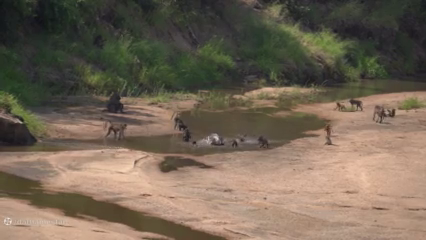
#> input picture frame 307 of videos/1.mp4, 426 x 240 px, given in place of slow_traffic_small.mp4, which was not available
$ jupyter execute s9-3_meanshift-and-camshift.ipynb
#> lines starting #> are read from the running program, lines starting #| are printed output that depends on the picture; after the words box and inside, x2 and y2 are one past the last pixel; in counts of white or black regions, pixels touching at a corner belong together; pictures that were not available may be replaced by others from this repository, and a replacement may not be noted
[cell 1]
import cv2 as cv
import numpy as np
import matplotlib.pyplot as plt

[cell 2]
cap = cv.VideoCapture('../../../class.vision/videos/slow_traffic_small.mp4')
# take first frame of the video
ret,frame = cap.read()
#> frame is the input picture: shape (240, 426, 3); mean B, G, R 85.5, 101.6, 115.4
# setup initial location of window
x, y, w, h = 300, 200, 100, 50 # simply hardcoded the values
track_window = (x, y, w, h)
# set up the ROI for tracking
roi = frame[y:y+h, x:x+w]
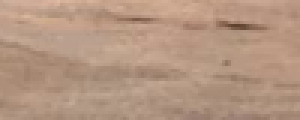
#> roi: shape (40, 100, 3) (shown 3 times larger); mean B, G, R 129.8, 150.1, 180.8
hsv_roi =  cv.cvtColor(roi, cv.COLOR_BGR2HSV)
#> hsv_roi: shape (40, 100, 3); mean H, S, V 11.9, 72.1, 180.8
mask = cv.inRange(hsv_roi, np.array((0., 60.,32.)), np.array((180.,255.,255.)))
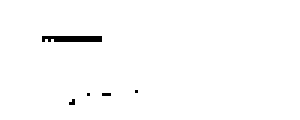
#> mask: shape (40, 100) (shown 3 times larger); 98.9% white; black in thin lines or dots, all inside (x1, y1, x2, y2) = (14, 12, 46, 35)
roi_hist = cv.calcHist([hsv_roi],[0],mask,[180],[0,180])
#> roi_hist = 180 values, max 2149 at index 12, min 0 at index 0, mean 21.97
cv.normalize(roi_hist,roi_hist,0,255,cv.NORM_MINMAX)
# Setup the termination criteria, either 10 iteration or move by at least 1 pt
term_crit = ( cv.TERM_CRITERIA_EPS | cv.TERM_CRITERIA_COUNT, 10, 1 )
while True:
    ret, frame = cap.read()
    if ret == True:
        hsv = cv.cvtColor(frame, cv.COLOR_BGR2HSV)
#> hsv: shape (240, 426, 3); mean H, S, V 31.2, 64.4, 117.5
        dst = cv.calcBackProject([hsv],[0],roi_hist,[0,180],1)
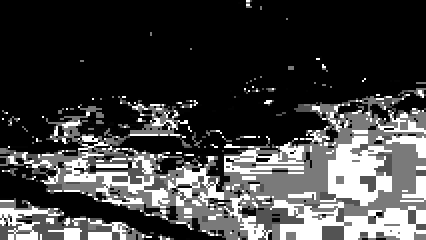
#> dst: shape (240, 426); min 0, max 255, mean 64.6
        # apply meanshift to get the new location
        ret, track_window = cv.meanShift(dst, track_window, term_crit)
#> ret = 10; track_window = (290, 200, 100, 40)
        # Draw it on image
        x,y,w,h = track_window
#> x = 290; y = 200; w = 100; h = 40
        img2 = cv.rectangle(frame, (x,y), (x+w,y+h), 255,2)
        cv.imshow('img2',img2)
        k = cv.waitKey(30) & 0xff
#> (key Esc is pressed here)
        if k == 27:
            break
    else:
        break

cv.destroyAllWindows()

[cell 3]
cap = cv.VideoCapture('../../../class.vision/videos/slow_traffic_small.mp4')

# take first frame of the video
ret,frame = cap.read()
# setup initial location of window
x, y, w, h = 300, 200, 100, 50 # simply hardcoded the values
track_window = (x, y, w, h)
# set up the ROI for tracking
roi = frame[y:y+h, x:x+w]
hsv_roi =  cv.cvtColor(roi, cv.COLOR_BGR2HSV)
mask = cv.inRange(hsv_roi, np.array((0., 60.,32.)), np.array((180.,255.,255.)))
roi_hist = cv.calcHist([hsv_roi],[0],mask,[180],[0,180])
cv.normalize(roi_hist,roi_hist,0,255,cv.NORM_MINMAX)
# Setup the termination criteria, either 10 iteration or move by at least 1 pt
term_crit = ( cv.TERM_CRITERIA_EPS | cv.TERM_CRITERIA_COUNT, 10, 1 )
while(1):
    ret, frame = cap.read()
    if ret == True:
        hsv = cv.cvtColor(frame, cv.COLOR_BGR2HSV)
        dst = cv.calcBackProject([hsv],[0],roi_hist,[0,180],1)
        # apply camshift to get the new location
        ret, track_window = cv.CamShift(dst, track_window, term_crit)
#> ret = ((340.5, 215), (57.41, 138.6), 89.56); track_window = (270, 190, 141, 50)
        # Draw it on image
        pts = cv.boxPoints(ret)
#> pts = [[271, 186.8], [409.6, 185.8], [410, 243.2], [271.4, 244.2]]
        pts = np.int32(pts)
#> pts = [[270, 186], [409, 185], [410, 243], [271, 244]]
        img2 = cv.polylines(frame,[pts],True, 255,2)
        cv.imshow('img2',img2)
        k = cv.waitKey(30) & 0xff
#> (key Esc is pressed here)
        if k == 27:
            break
    else:
        break
cv.destroyAllWindows()

$ run again, starting later in the video
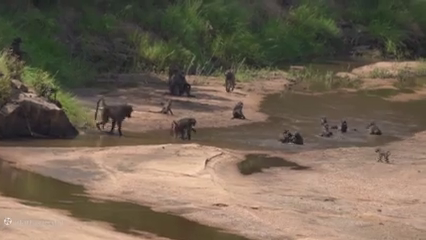
#> input picture frame 1385 of videos/1.mp4, 426 x 240 px, given in place of slow_traffic_small.mp4, which was not available
#> frame is the input picture: shape (240, 426, 3); mean B, G, R 84.1, 100.4, 114.4
#> hsv_roi: shape (40, 100, 3); mean H, S, V 11.5, 70.5, 185
#> `mask = cv.inRange(hsv_roi, np.array((0., 60.,32.)), np.array((180.,255..`:
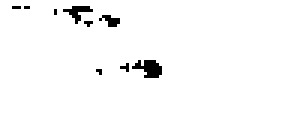
#> mask: shape (40, 100) (shown 3 times larger); 97.5% white; black in thin lines or dots, all inside (x1, y1, x2, y2) = (4, 2, 54, 26)
#> roi_hist = 180 values, max 1597 at index 11, min 0 at index 0, mean 21.68
#> hsv: shape (240, 426, 3); mean H, S, V 26.7, 68.8, 116.6
#> `dst = cv.calcBackProject([hsv],[0],roi_hist,[0,180],1)`:
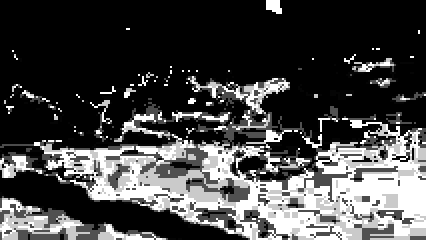
#> dst: shape (240, 426); min 0, max 255, mean 69.8
#> `ret, track_window = cv.meanShift(dst, track_window, term_crit)`: ret = 10; track_window = (282, 190, 100, 40)
#> x = 282; y = 190; w = 100; h = 40
#> `ret, track_window = cv.CamShift(dst, track_window, term_crit)`: ret = ((331, 209), (68.43, 138.6), 86.81); track_window = (261, 178, 140, 62)
#> `pts = cv.boxPoints(ret)`: pts = [[259.9, 178.7], [398.3, 171], [402.1, 239.3], [263.7, 247]]
#> `pts = np.int32(pts)`: pts = [[259, 178], [398, 170], [402, 239], [263, 247]]

$ run again, starting later in the video
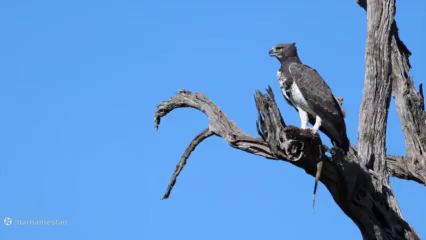
#> input picture frame 2462 of videos/1.mp4, 426 x 240 px, given in place of slow_traffic_small.mp4, which was not available
#> frame is the input picture: shape (240, 426, 3); mean B, G, R 208.9, 149.1, 95.8
#> hsv_roi: shape (40, 100, 3); mean H, S, V 108, 114.1, 141.4
#> `mask = cv.inRange(hsv_roi, np.array((0., 60.,32.)), np.array((180.,255..`:
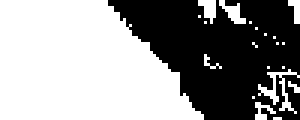
#> mask: shape (40, 100) (shown 3 times larger); 57.7% white; 1 black region, box (x1, y1, x2, y2) and area: (36, 0, 100, 40) 1692
#> roi_hist = 180 values, max 1209 at index 105, min 0 at index 0, mean 12.82
#> hsv: shape (240, 426, 3); mean H, S, V 104.5, 126.8, 209.5
#> `dst = cv.calcBackProject([hsv],[0],roi_hist,[0,180],1)`:
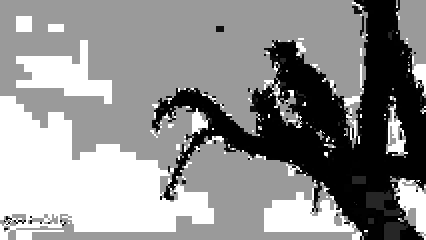
#> dst: shape (240, 426); min 0, max 255, mean 142.4
#> `ret, track_window = cv.meanShift(dst, track_window, term_crit)`: ret = 8; track_window = (246, 198, 100, 40)
#> x = 246; y = 198; w = 100; h = 40
#> `ret, track_window = cv.CamShift(dst, track_window, term_crit)`: ret = ((292.5, 215), (54.83, 123.5), 95.57); track_window = (230, 190, 125, 50)
#> `pts = cv.boxPoints(ret)`: pts = [[233.7, 181.7], [356.6, 193.7], [351.3, 248.3], [228.4, 236.3]]
#> `pts = np.int32(pts)`: pts = [[233, 181], [356, 193], [351, 248], [228, 236]]
